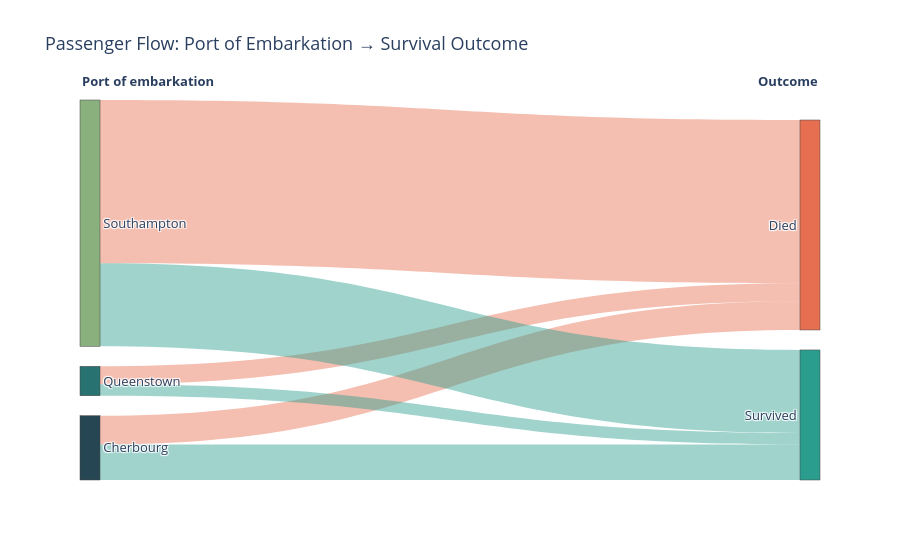

Notebook code for this chart:
### Code cell
node_colors = ["#264653", "#287271", "#8ab17d", "#e76f51", "#2a9d8f"]
# link color = color of the target (red for died, green for survived), made transparent
link_colors = ["rgba(231,111,81,0.45)" if t == 3 else "rgba(42,157,143,0.45)"
               for t in target]

fig = go.Figure(go.Sankey(
    node=dict(label=labels, color=node_colors, pad=20, thickness=20),
    link=dict(source=source, target=target, value=value, color=link_colors)
))

fig.update_layout(
    title_text="Passenger Flow: Port of Embarkation → Survival Outcome",
    font_size=13
)
#fig.show()

fig.add_annotation(x=0.0, y=1.08,
                   text="<b>Port of embarkation</b>", showarrow=False)
fig.add_annotation(x=1.0, y=1.08,
                   text="<b>Outcome</b>", showarrow=False)

### Figure 1 — Plotly figure (JSON) as saved in the notebook; plotly's stock layout.template omitted (floating-point values rounded to 4 significant figures)
{"data": [{"link": {"color": ["rgba(231,111,81,0.45)", "rgba(42,157,143,0.45)", "rgba(231,111,81,0.45)", "rgba(42,157,143,0.45)", "rgba(231,111,81,0.45)", "rgba(42,157,143,0.45)"], "source": [0, 0, 1, 1, 2, 2], "target": [3, 4, 3, 4, 3, 4], "value": [75, 93, 47, 30, 427, 217]}, "node": {"color": ["#264653", "#287271", "#8ab17d", "#e76f51", "#2a9d8f"], "label": ["Cherbourg", "Queenstown", "Southampton", "Died", "Survived"], "pad": 20, "thickness": 20}, "type": "sankey"}], "layout": {"annotations": [{"showarrow": false, "text": "<b>Port of embarkation</b>", "x": 0, "y": 1.08}, {"showarrow": false, "text": "<b>Outcome</b>", "x": 1, "y": 1.08}], "font": {"size": 13}, "title": {"text": "Passenger Flow: Port of Embarkation → Survival Outcome"}}}
